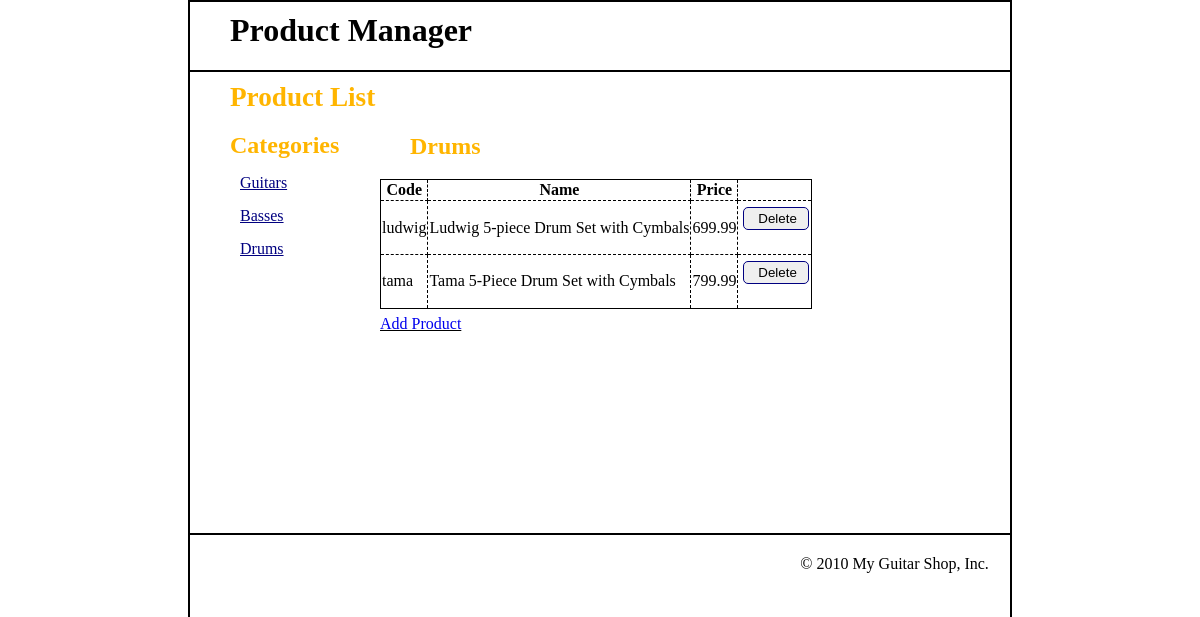
/?category_id=3, run on the app's committed database.
### tables this page shows
CREATE TABLE `categories` (
  `categoryID` int(11) NOT NULL,
  `categoryName` varchar(255) NOT NULL
);

CREATE TABLE `products` (
  `productID` int(11) NOT NULL,
  `categoryID` int(11) NOT NULL,
  `productCode` varchar(10) NOT NULL,
  `productName` varchar(255) NOT NULL,
  `listPrice` decimal(10,2) NOT NULL
);

### index.php (the view, shortened to what this page needs)
<?php
include('database.php');
if (!isset($category_id)) {
    $category_id = filter_input(INPUT_GET, 'category_id', FILTER_VALIDATE_INT);
}
$queryCategory = 'SELECT * FROM categories WHERE categoryID = :category_id';
$statement1 = $db->prepare($queryCategory);
$statement1->bindValue(':category_id', $category_id);
$statement1->execute();
$category = $statement1->fetch();
$category_name = $category['categoryName'];
$queryAllCategories = 'SELECT * FROM categories ORDER BY categoryID';
$statement2 = $db->prepare($queryAllCategories);
$statement2->execute();
$categories = $statement2->fetchAll();
$queryProducts = 'SELECT * FROM products WHERE categoryID = :category_id ORDER BY productID';
$statement3 = $db->prepare($queryProducts);
$statement3->bindValue(':category_id', $category_id);
$statement3->execute();
$products = $statement3->fetchAll();
?>
<link rel="stylesheet" type="text/css" href="test.css" />
<body>
    <header>
        <h1 style="position:relative;right:-30px;">Product Manager</h1>
        <h1 style="border-bottom: 2px solid black;margin-top:20px;margin-left:-12px;margin-right:-12px;"></h1>
    </header>
    <main>
        <h1 id="productList">Product List</h1>
        <h2 id="categories"><a href="categoryList.php" style="color: rgb(255, 181, 0);">Categories</a></h2>
        <aside>
            <nav>
                <ul>
                    <div class="pList">
                        <?php foreach ($categories as $category) : ?>
                            <li style="margin: 15px 0;"><a style="text-decoration:underline; position:relative; right:30px; top:-95px; color:#000080;" href="?category_id=<?php echo $category['categoryID']; ?>">
                                    <?php echo $category['categoryName'];?>
                                </a>
                            </li>
                        <?php endforeach; ?>
                    </div>
                </ul>
            </nav>
        </aside>
        <section>
            <div class="tableIndex">
                <h2><?php echo $category_name; ?></h2>
                <table>
                    <tr>
                        <th>Code</th>
                        <th>Name</th>
                        <th>Price</th>
                        <th></th>
                    </tr>
                    <?php foreach ($products as $product) : ?>
                        <tr>
                            <td><?php echo $product['productCode']; ?></td>
                            <td><?php echo $product['productName']; ?></td>
                            <td class="right"><?php echo $product['listPrice']; ?></td>
                            <td>
                                <form action="delete.php" method="post">
                                    <input id="delete" type="submit" value="Delete">
                                </form>
                            </td>
                        </tr>
                    <?php endforeach; ?>
                </table>
            </div>
            <p style="text-decoration:underline; margin-left: 100px; margin-top:6px;"><a href="form.php">Add Product</a></p>
        </section>
    </main>
    <footer style="border-top: 2px solid black;position: absolute; top:353; width: 824px;margin-left:-12px">
                <p style="margin-left: 74.3%; margin-top:2;">&copy; <?php echo date(2010); ?> My Guitar Shop, Inc.</p>
    </footer>
</body>
</html>

### test.css (style rules this page uses)
h2 { color: rgb(255, 181, 0); margin-left: 30px; }
#productList { color: rgb(255, 181, 0); margin-top: 50px; margin-left: -50px; font-size: 170%; }
#categories { margin-left: -50px; margin-top: 5px; }
footer { margin-top: 15%; }
body { max-width: 800px; max-height: 600px; margin: auto; background: white; padding: 10px; border: 2px solid black; }
input { padding: 3px 0px 3px 3px; margin: 5px 1px 3px 0px; border: 1px solid #000080; width:10em; margin-bottom: .5em; margin-left:.25em; }
#delete { margin: 5px 1px 3px 0px; border: 1px solid #000080; width:5em; margin-bottom: .5em; margin-left:.25em; border-radius:5px; }
main { position: relative; left:80px; top:-40px; }
.tableIndex { margin-left:100px; margin-top: -240px; }

### index.php (style rules this page uses)
table { border: 1px solid black; border-collapse: collapse; }
th, td { border: 1px solid black; border-style: dashed; }
ul { list-style: none; }
a { text-decoration: none; }
.pList { margin-left: -50px; margin-top: 110px; }

### data on the page
categories: categoryName "Guitars"
categories: categoryName "Basses"
categories: categoryName "Drums"
products: productCode "ludwig", productName "Ludwig 5-piece Drum Set with Cymbals", listPrice "699.99"
products: productCode "tama", productName "Tama 5-Piece Drum Set with Cymbals", listPrice "799.99"

### other printed values
date(2010) "2010"
